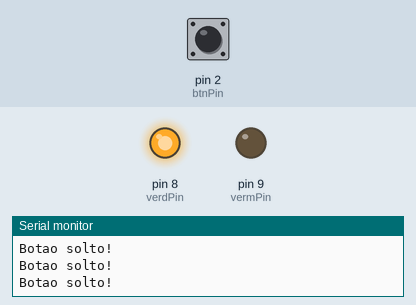
The sketch below on a simulated Arduino Uno, built with avr-gcc and run on an emulated ATmega328P. Parts: output pins drawn as LEDs (lit = HIGH), the last lines printed to the serial monitor. Dashed ring = blinking. Inputs (shaded band) come from the test bench; at power-on: pin 2 (btnPin) LOW.

Above: at 1.2 s.
1.3 s: pin 2 (btnPin) pulled HIGH for 0.15 s
At 1.39 s:
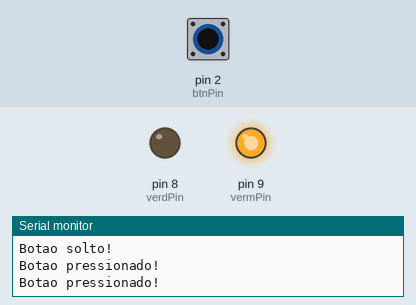
2.9 s: pin 2 (btnPin) pulled HIGH for 3.2 s
At 7.6 s:
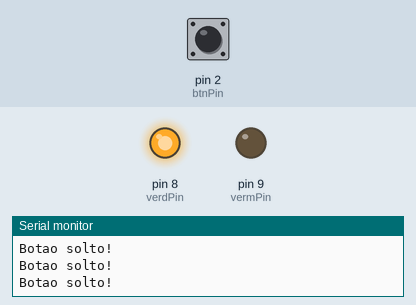
9.1 s: pin 2 (btnPin) pulsed HIGH 2 times (0.12 s each, 0.3 s apart)
At 9.32 s:
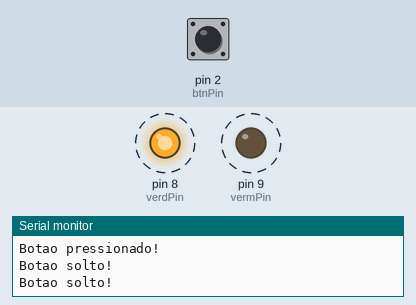
12.7 s: pin 2 (btnPin) driven HIGH
At 13.9 s:
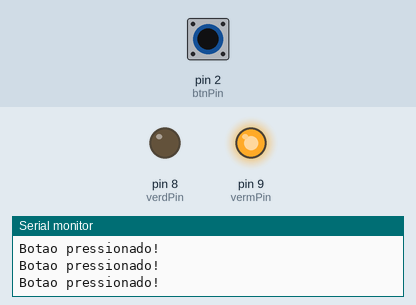
15.7 s: pin 2 (btnPin) driven LOW
At 17.0 s:
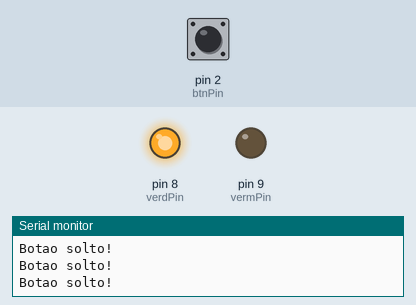
Timing chart, 0 to 18.7 s (numbered marks = the images above; inputs shaded):
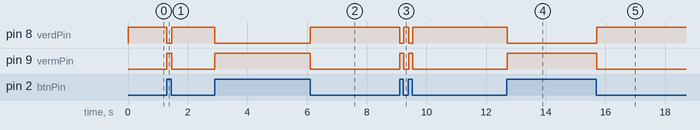

Measured:
- after the input at 1.3 s, pin 8 (verdPin): HIGH → LOW at once, → HIGH 0.17 s later; pin 9 (vermPin): LOW → HIGH at once, → LOW 0.17 s later
- after the input at 2.9 s, pin 8 (verdPin): HIGH → LOW at once, → HIGH 3.2 s later; pin 9 (vermPin): LOW → HIGH at once, → LOW 3.2 s later
- after the input at 9.1 s, pin 8 (verdPin): alternates HIGH for 0.17 s and LOW for 0.12 s, 4 changes in all, then stays HIGH, starting at once; pin 9 (vermPin): alternates HIGH for 0.12 s and LOW for 0.17 s, 4 changes in all, then stays LOW, starting at once
- after the input at 12.7 s, pin 8 (verdPin): HIGH → LOW at once; pin 9 (vermPin): LOW → HIGH at once
- after the input at 15.7 s, pin 8 (verdPin): LOW → HIGH at once; pin 9 (vermPin): HIGH → LOW at once

The sketch:

botao_Solto_Pressionado.ino
```cpp
int vermPin = 9;
int verdPin = 8;
int btnPin = 2;
bool btnStatus;

void setup() {
  Serial.begin(9600);

  pinMode(vermPin, OUTPUT);
  pinMode(verdPin, OUTPUT);
  pinMode(btnPin, INPUT);
}

void loop() {
  btnStatus = digitalRead(btnPin);

  if(btnStatus == HIGH) {
    digitalWrite(vermPin, HIGH);
    digitalWrite(verdPin, LOW);
    Serial.println("Botao pressionado!");
  } else {
    digitalWrite(vermPin, LOW);
    digitalWrite(verdPin, HIGH);
    Serial.println("Botao solto!");
  }
}
```
